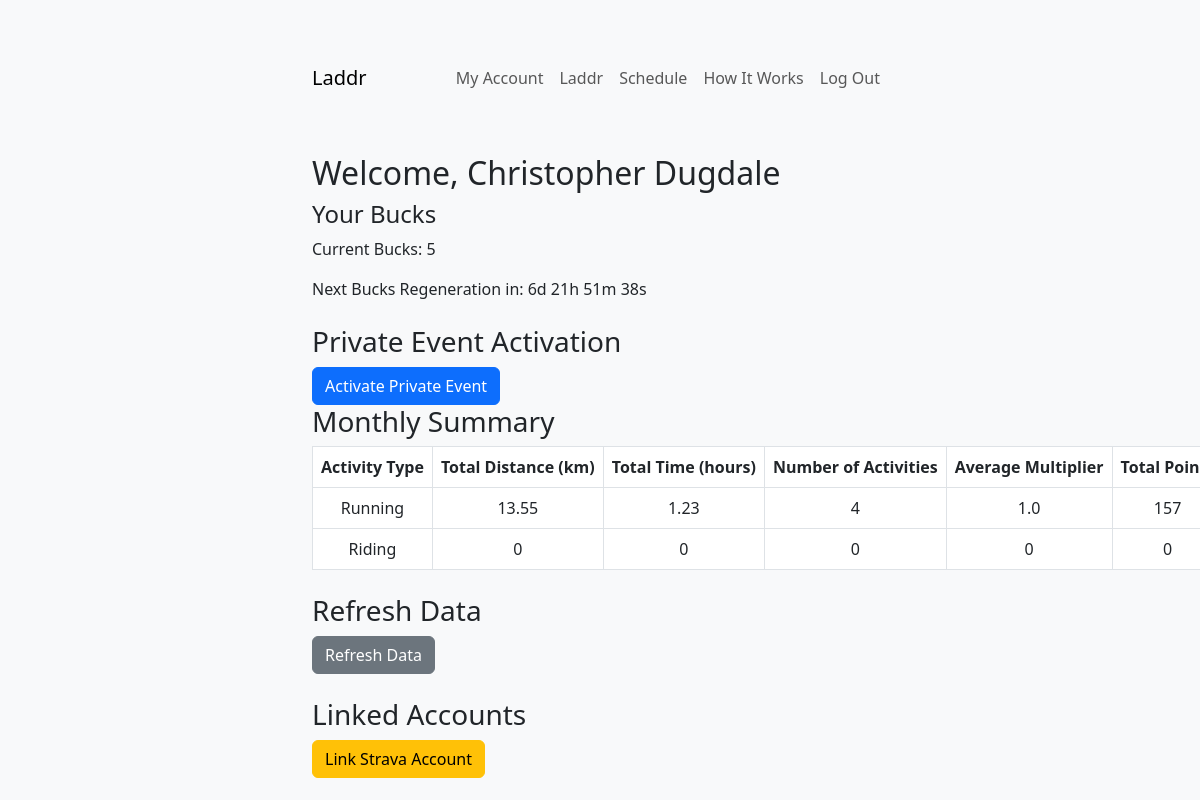
/account (signed in), run on the app's committed database.
### app/models.py (models this page shows, shortened)
class User(db.Model):
    __tablename__ = 'users'
    id = db.Column(db.Integer, primary_key=True)
    username = db.Column(db.String(50), unique=True, nullable=False)  # New field
    first_name = db.Column(db.String(50), nullable=False)
    last_name = db.Column(db.String(50), nullable=False)
    email = db.Column(db.String(120), unique=True, nullable=False)
    password_hash = db.Column(db.String(128), nullable=False)
    strava_id = db.Column(db.String(50), nullable=True)  # Stores Strava user ID
    strava_access_token = db.Column(db.String(255), nullable=True)
    strava_refresh_token = db.Column(db.String(255))
    strava_expires_at = db.Column(db.Integer)    # Stores Strava access token
    bucks = db.Column(db.Integer, default=5)  # Weekly Bucks balance
    last_bucks_update = db.Column(db.DateTime, default=datetime.utcnow)
    private_event_ends = db.Column(db.DateTime, nullable=True)  # End time for private event
    last_activated = db.Column(db.DateTime, nullable=True)  # Last activation time for weekly cooldown
    linked_accounts = db.Column(db.Boolean, default=False)  # Example field for linked accounts
    overall_points = db.Column(db.Integer, default=0)
    monthly_data = db.Column(db.JSON, default={
        'run': {'distance': 0, 'pace': 0, 'points': 0, 'avg_multiplier': 1},
        'ride': {'distance': 0, 'pace': 0, 'points': 0, 'avg_multiplier': 1},
    }) # Cached monthly totals
    yearly_data = db.Column(db.JSON, nullable=True)   # Cached yearly totals
    monthly_last_updated = db.Column(db.DateTime, nullable=True)  # Last updated timestamp for monthly data
    yearly_last_updated = db.Column(db.DateTime, nullable=True)   # Last updated timestamp for yearly data
    def can_activate(self):
        return True # If no prior activation, activation is allowed
    def private_event_active(self):
        if self.private_event_ends:
            private_event_ends_brisbane = BRISBANE_TZ.localize(self.private_event_ends)
            now_brisbane = datetime.now(BRISBANE_TZ)
            return now_brisbane < private_event_ends_brisbane
        return False

### app/routes.py (the view)
@main.route('/account')
def account():
    if 'user_id' not in session:
        flash('You need to log in first.', 'warning')
        return redirect(url_for('main.login'))
    user_id = session['user_id']
    user = User.query.get(user_id)
    if not user:
        flash('User not found. Please log in again.', 'danger')
        return redirect(url_for('main.login'))
    now_brisbane = datetime.now(BRISBANE_TZ)
    private_event_active = user.private_event_active()
    can_activate = user.can_activate()
    private_event_ends = user.private_event_ends.astimezone(BRISBANE_TZ).isoformat() if user.private_event_ends else None
    next_activation_time = (user.last_activated + timedelta(days=7)).astimezone(BRISBANE_TZ).isoformat() if user.last_activated else None
    bucks_reset_time = None
    if user.last_bucks_update:
        next_regeneration_time = user.last_bucks_update + timedelta(weeks=1)
        now_utc = datetime.utcnow()
        if next_regeneration_time > now_utc:
            bucks_reset_time = int((next_regeneration_time - now_utc).total_seconds())  # Time left in seconds
        else:
            bucks_reset_time = 0  # Bucks should already be regenerated
    print(bucks_reset_time)
    totals = user.monthly_data or {
        'run': {'distance': 0, 'pace': 0, 'points': 0, 'avg_multiplier': 1},
        'ride': {'distance': 0, 'pace': 0, 'points': 0, 'avg_multiplier': 1},
    }
    return render_template(
        'account.html',
        user=user,
        private_event_active=private_event_active,
        can_activate=can_activate,
        private_event_ends=private_event_ends,
        next_activation_time=next_activation_time,
        bucks_reset_time=bucks_reset_time,
        totals=totals
    )

### app/templates/account.html (shortened to what this page needs)
{% extends 'base.html' %}
{% block content %}
<h2 class="mt-5">Welcome, {{ user.first_name }} {{ user.last_name }}</h2>
<div class="bucks-countdown">
    <h4>Your Bucks</h4>
    <p>Current Bucks: {{ user.bucks }}</p>
    {% if bucks_reset_time > 0 %}
        <p>Next Bucks Regeneration in: <span id="bucks-timer"></span></p>
    {% else %}
        <p>Bucks are fully regenerated!</p>
    {% endif %}
</div>
<div class="mt-4">
    <h3>Private Event Activation</h3>
    {% if private_event_active %}
        <p class="text-success">
            Private event is active! Time left:
            <span id="privateEventCountdown">{{ private_event_ends }}</span>
        </p>
    {% else %}
        <button class="btn btn-primary" id="activateButton" {% if not can_activate %}disabled{% endif %}>
            Activate Private Event
        </button>
    {% endif %}
</div>
<h3>Monthly Summary</h3>
<table class="table table-bordered">
    <thead>
        <tr>
            <th>Activity Type</th>
            <th>Total Distance (km)</th>
            <th>Total Time (hours)</th>
            <th>Number of Activities</th>
            <th>Average Multiplier</th>
            <th>Total Points</th>
        </tr>
    </thead>
    <tbody>
        <tr>
            <td>Running</td>
            <td>{{ totals.run.distance | round(2) }}</td>
            <td>{{ totals.run.time | round(2) }}</td>
            <td>{{ totals.run.count }}</td>
            <td>{{ totals.run.avg_multiplier | round(2) }}</td>
            <td>{{ totals.run.points }}</td>
        </tr>
        <tr>
            <td>Riding</td>
            <td>{{ totals.ride.distance | round(2) }}</td>
            <td>{{ totals.ride.time | round(2) }}</td>
            <td>{{ totals.ride.count }}</td>
            <td>{{ totals.ride.avg_multiplier | round(2) }}</td>
            <td>{{ totals.ride.points }}</td>
        </tr>
    </tbody>
</table>
<div class="mt-4">
    <h3>Refresh Data</h3>
    <button class="btn btn-secondary" id="refreshDataButton">Refresh Data</button>
</div>
<div class="mt-4">
    <h3>Linked Accounts</h3>
    {% if linked_accounts %}
        <p>Your Strava account is linked.</p>
        <button class="btn btn-secondary me-2" id="refreshDataButton">Refresh Data</button>
        <a href="{{ url_for('main.link_strava') }}" class="btn btn-warning">Relink Strava</a>
    {% else %}
        <a href="{{ url_for('main.link_strava') }}" class="btn btn-warning">Link Strava Account</a>
    {% endif %}
</div>
{% endblock %}

### app/static/styles.css (style rules this page uses)
body { background-color: #f8f9fa; }
table { white-space: nowrap; }
th, td { text-align: center; vertical-align: middle; }

### data on the page
User: first_name "Christopher", last_name "Dugdale", bucks "5"

### other printed values
{{ totals.run.distance | round(2) }} "13.55"
{{ totals.run.time | round(2) }} "1.23"
{{ totals.run.count }} "4"
{{ totals.run.avg_multiplier | round(2) }} "1.0"
{{ totals.run.points }} "157"
{{ totals.ride.distance | round(2) }} "0"
{{ totals.ride.time | round(2) }} "0"
{{ totals.ride.count }} "0"
{{ totals.ride.avg_multiplier | round(2) }} "0"
{{ totals.ride.points }} "0"
